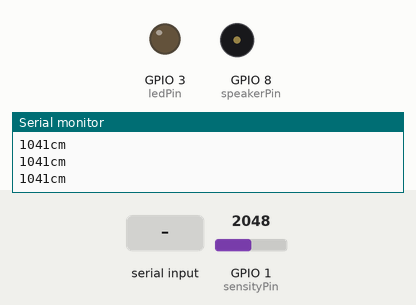
This sketch was run on a simulated ESP32-S3. Parts: output pins drawn as LEDs (lit = HIGH), buzzer (waves = sounding), the last lines printed to the serial monitor. The inputs (shaded band) are chosen by the test bench; at power-on: GPIO 1 (sensityPin) = 2048.

Above: at 1.3 s.
1.4 s: "ALERT\n" received over Serial
At 2.3 s:
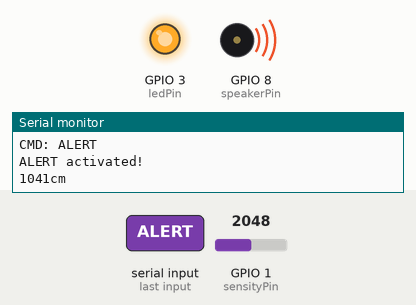
3.0 s: "LIGHT_OFF\n" received over Serial
At 4.0 s:
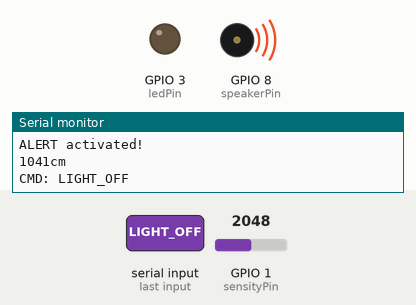
4.5 s: "LIGHT_ON\n" received over Serial
At 5.4 s:
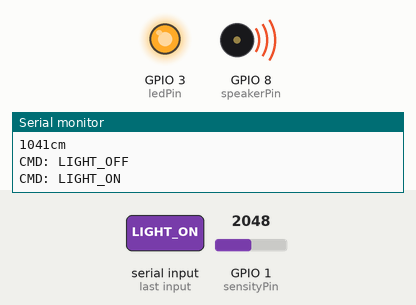
6.1 s: "BEEPER_OFF\n" received over Serial
At 7.3 s:
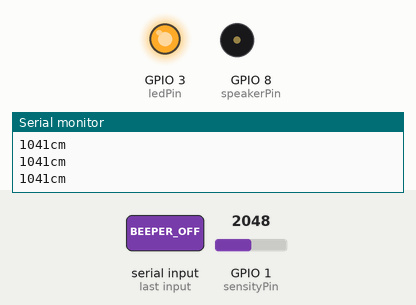
Timing chart, 0 to 8.6 s (numbered marks = the images above; inputs shaded):
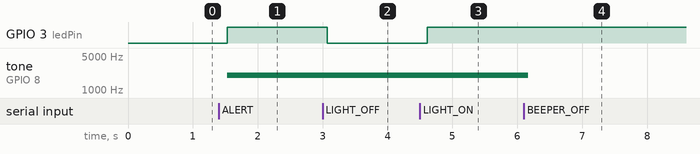

The sketch:

security.ino
```cpp
#define MAX_RANG (520)
#define ADC_SOLUTION (1023.0)

int sensityPin = A0;
int speakerPin = 8;
int ledPin = 3;

String input = "";

// ESP32 tone generation variables
bool isBeeping = false;
unsigned long beepStartTime = 0;
unsigned long beepDuration = 0;
int beepChannel = 0; // LEDC channel for ESP32

void setup() {
  Serial.begin(9600);
  pinMode(speakerPin, OUTPUT);
  pinMode(ledPin, OUTPUT);
  digitalWrite(ledPin, LOW); // Start with LED off

  // ESP32: Setup LEDC for tone generation
  #ifdef ESP32
    ledcSetup(beepChannel, 2000, 8); // Channel, frequency, resolution
    ledcAttachPin(speakerPin, beepChannel);
  #endif
}

float dist_t, sensity_t;

void loop() {

  // ESP32: Check if beep duration has elapsed
  #ifdef ESP32
    if(isBeeping && (millis() - beepStartTime >= beepDuration))
    {
      stopTone(speakerPin);
      isBeeping = false;
      // Turn off LED after beep completes (for ALERT command)
      if(digitalRead(ledPin) == HIGH)
      {
        digitalWrite(ledPin, LOW);
      }
    }
  #endif

  // Read serial commands (check first, before distance sensor)
  while(Serial.available() > 0)
  {
    char c = Serial.read();
    if(c == '\n' || c == '\r')
    {
      if(input.length() > 0)
      {
        processCommand(input);
        input = "";
      }
      // If we got a newline, break to process the command immediately
      break;
    }
    else if(c >= 32 && c <= 126) // Only add printable characters
    {
      input += c;
    }
    // Small delay to allow full command to arrive
    delay(5);
  }

  // distance sensor - send distance reading
  sensity_t = analogRead(sensityPin);
  dist_t = sensity_t * MAX_RANG / ADC_SOLUTION;

  // Send distance reading (only if not currently processing a command)
  if(!isBeeping || (millis() - beepStartTime < 100)) // Don't interfere during beep
  {
    Serial.print(dist_t,0);
    Serial.println("cm");
  }

  delay(500);
}

// ESP32 compatible tone function
void playTone(int pin, int frequency, unsigned long duration) {
  #ifdef ESP32
    ledcWriteTone(beepChannel, frequency);
    beepStartTime = millis();
    beepDuration = duration;
    isBeeping = true;
  #else
    // Arduino Uno/Nano
    tone(pin, frequency);
    delay(duration);
    noTone(pin);
  #endif
}

// ESP32 compatible noTone function
void stopTone(int pin) {
  #ifdef ESP32
    ledcWriteTone(beepChannel, 0);
    isBeeping = false;
  #else
    // Arduino Uno/Nano
    noTone(pin);
  #endif
}

void processCommand(String cmd)
{
  cmd.trim();

  // Debug: echo received command
  Serial.print("CMD: ");
  Serial.println(cmd);

  if(cmd == "ALERT")
  {
    // Turn on LED and sound beeper for 5 seconds
    digitalWrite(ledPin, HIGH);
    playTone(speakerPin, 2000, 5000); // 2000 Hz tone for 5 seconds
    Serial.println("ALERT activated!");
    #ifndef ESP32
      // For Arduino, delay is handled in playTone, so LED turns off after beep
      digitalWrite(ledPin, LOW);
    #else
      // For ESP32, LED will be turned off in loop() after beep duration
      // Store that this was an ALERT command so we know to turn off LED
      beepDuration = 5000; // Ensure duration is set
    #endif
  }
  else if(cmd == "LIGHT_ON")
  {
    digitalWrite(ledPin, HIGH);
  }
  else if(cmd == "LIGHT_OFF")
  {
    digitalWrite(ledPin, LOW);
  }
  else if(cmd == "TOGGLE_LIGHT")
  {
    digitalWrite(ledPin, !digitalRead(ledPin));
  }
  else if(cmd == "BEEPER_ON")
  {

    playTone(speakerPin, 2000, 1000); // Sound for 5 seconds
  }
  else if(cmd == "BEEPER_OFF")
  {
    stopTone(speakerPin);
  }
}
```

Measured:
- after the input at 1.4 s, GPIO 3 (ledPin): LOW → HIGH after 0.13 s; tone on GPIO 8 (speakerPin): silent → 2000 Hz after 0.13 s
- after the input at 3.0 s, GPIO 3 (ledPin): HIGH → LOW after 0.07 s
- after the input at 4.5 s, GPIO 3 (ledPin): LOW → HIGH after 0.12 s
- after the input at 6.1 s, GPIO 3 (ledPin): stays HIGH (without the input it goes to LOW after 0.52 s); tone on GPIO 8 (speakerPin): 2000 Hz → silent after 0.07 s instead of 0.52 s
